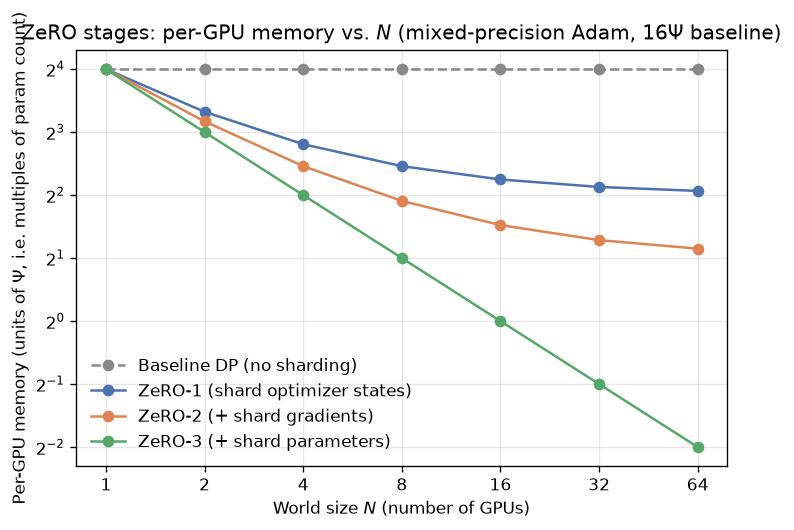

Here is the Python script that generated this plot:
"""
Day 99 -- ZeRO & sharded training
Per-GPU memory footprint (in units of Psi = param count) for the ZeRO stages,
vs. plain data-parallel replication, as a function of world size N.

Formulas (mixed-precision Adam, standard ZeRO paper accounting):
  fp16 params  = 2*Psi
  fp16 grads   = 2*Psi
  fp32 optim   = 12*Psi   (fp32 master weights 4*Psi + momentum 4*Psi + variance 4*Psi)
  total        = 16*Psi   <- classic "16*Psi bytes per parameter" baseline

  Baseline DP : every GPU holds all 16*Psi, unsharded.
  ZeRO-1      : shard optimizer states only -> 2*Psi + 2*Psi + 12*Psi/N
  ZeRO-2      : also shard gradients        -> 2*Psi + (2*Psi + 12*Psi)/N
  ZeRO-3      : also shard params           -> 16*Psi/N
"""
import numpy as np
import matplotlib.pyplot as plt

np.random.seed(42)

N = np.array([1, 2, 4, 8, 16, 32, 64])  # world size (number of GPUs)

baseline = np.full_like(N, 16, dtype=float)
zero1 = 2 + 2 + 12 / N
zero2 = 2 + (2 + 12) / N
zero3 = 16 / N

fig, ax = plt.subplots(figsize=(7, 4.5))

ax.plot(N, baseline, marker="o", label="Baseline DP (no sharding)", color="#888888", linestyle="--")
ax.plot(N, zero1, marker="o", label="ZeRO-1 (shard optimizer states)", color="#4C72B0")
ax.plot(N, zero2, marker="o", label="ZeRO-2 (+ shard gradients)", color="#DD8452")
ax.plot(N, zero3, marker="o", label="ZeRO-3 (+ shard parameters)", color="#55A868")

ax.set_xscale("log", base=2)
ax.set_yscale("log", base=2)
ax.set_xticks(N)
ax.set_xticklabels(N)
ax.set_xlabel(r"World size $N$ (number of GPUs)")
ax.set_ylabel(r"Per-GPU memory (units of $\Psi$, i.e. multiples of param count)")
ax.set_title(r"ZeRO stages: per-GPU memory vs. $N$ (mixed-precision Adam, $16\Psi$ baseline)")
ax.legend(frameon=False)
ax.grid(True, which="both", alpha=0.3)

plt.savefig("graph_DAY_99.png", dpi=120, bbox_inches="tight")
